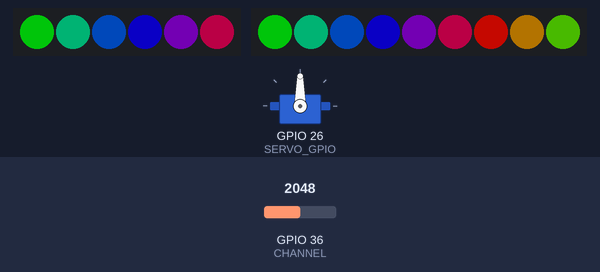
Bench run of a program on a simulated ESP32. Shown: servo, 6 RGB LEDs in strip order, left to right, 9 RGB LEDs in strip order, left to right. The test bench sets the inputs (shaded band); at power-on: GPIO 36 (CHANNEL) = 2048. Dim RGB values are drawn brighter than linear; what the program prints to the serial monitor is not drawn.

Above: at 1.2 s.
1.3 s: GPIO 36 (CHANNEL) set to 2961
3.9 s: GPIO 36 (CHANNEL) set to 3050
At 4.05 s:
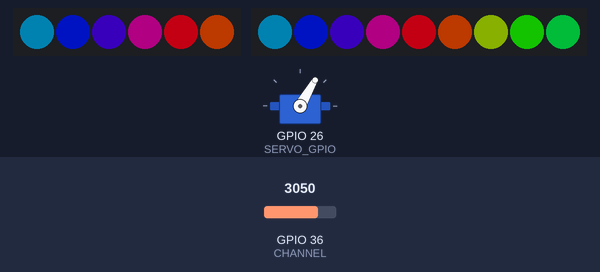
6.3 s: GPIO 36 (CHANNEL) set to 0
At 7.36 s:
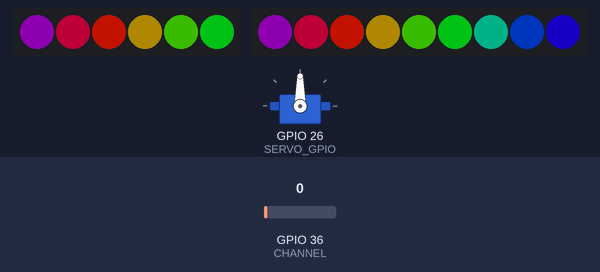
18.3 s: GPIO 36 (CHANNEL) set to 3040
At 18.46 s:
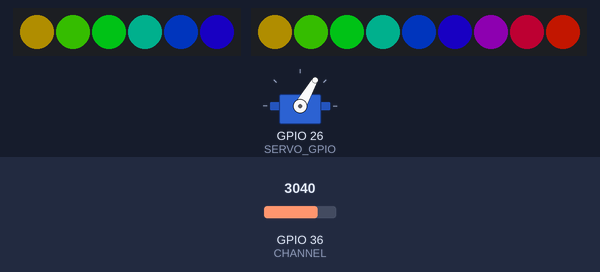
Timing chart, 0 to 27.3 s (numbered marks = the images above; inputs shaded):
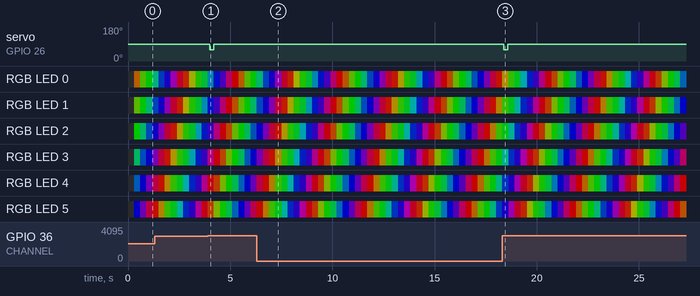

Measured:
- the behaviour switches between 2999 and 3000 on GPIO 36 (CHANNEL) (found by bisection; images 0 and 1)
- after the input at 3.9 s, servo on GPIO 26 (SERVO_GPIO): 90° → 60° after 0.10 s, → 90° 0.20 s later
- after the input at 18.3 s, servo on GPIO 26 (SERVO_GPIO): 90° → 60° after 0.09 s, → 90° 0.20 s later

The program:

main.cpp
```cpp
#include <Arduino.h>
#include <ESP32Servo.h>
#include "Animation.h"
#include "AnimationRainbow.h"

// UNICORN
#define CHANNEL 36
#define THRESHOLD 3000  // 3025

#define SERVO_REST_POSITION 90
#define SERVO_PUSH_POSITION 60
#define SERVO_GPIO 26

#define EVENT_LOOP_TICK_INTERVALL (1*1000) // timer is set to 10ms (base is in microseconds)
#define SERVO_PUSH_CNT  200
#define SERVO_REST_CNT  200
#define JUMP_DELAY      90

#define DEBUG_CNT       500


Servo servo1;
int adcValue;
int servoPushCnt;
int servoRestCnt;
int jumpDelay;

int debugCnt;
int animCnt;

/*
 * TIMER SETUP
 */
volatile int eventLoopTimerInterruptCounter;

hw_timer_t * eventLoopTimer = NULL;
portMUX_TYPE eventLoopTimerMux = portMUX_INITIALIZER_UNLOCKED;

void IRAM_ATTR onEventLoopTimer() {
  portENTER_CRITICAL_ISR(&eventLoopTimerMux);
  eventLoopTimerInterruptCounter++;         // record that an interrupt was fired
  portEXIT_CRITICAL_ISR(&eventLoopTimerMux);
}

/*
 * NEO PIXEL SETUP
 */
NeoPixelBrightnessBus<NeoGrbFeature, NeoEsp32Rmt0800KbpsMethod> body_pixels(BODY_LED_NUM, BODY_LED_PIN);
NeoPixelBrightnessBus<NeoGrbFeature, NeoEsp32Rmt1800KbpsMethod> tail_pixels(TAIL_LED_NUM, TAIL_LED_PIN);
AnimationRainbow* rainbow = new AnimationRainbow(&body_pixels,&tail_pixels);

void setup() {
  Serial.begin(115200);
  Serial.println("start.");

  // initialize the servo
  servo1.attach(SERVO_GPIO);
  servo1.write(SERVO_REST_POSITION);

  // setup and start event loop timer
  eventLoopTimer = timerBegin(0, 80, true);
  timerAttachInterrupt(eventLoopTimer, &onEventLoopTimer, true);
  timerAlarmWrite(eventLoopTimer, EVENT_LOOP_TICK_INTERVALL, true);
  timerAlarmEnable(eventLoopTimer);

  // reset all counter variables
  servoPushCnt = -1;
  servoRestCnt = -1;
  jumpDelay = -1;
  debugCnt = DEBUG_CNT;
  animCnt = ANIMATION_TICK_INTERVALL / EVENT_LOOP_TICK_INTERVALL;

  // OPTIONAL STUFF - just for the bling bling
  // prepare the neopixels of the unicorn
  tail_pixels.Begin();
  body_pixels.Begin();
  tail_pixels.SetBrightness(LED_BRIGHTNESS);
  body_pixels.SetBrightness(LED_BRIGHTNESS);
}


void loop() {

    if (eventLoopTimerInterruptCounter > 0) {                // did we get a timer interrupt?

      portENTER_CRITICAL(&eventLoopTimerMux);                // decrease the timer interrupt counter (synchronized via mutex)
      eventLoopTimerInterruptCounter--;
      portEXIT_CRITICAL(&eventLoopTimerMux);

      adcValue = analogRead(CHANNEL);
      if (adcValue < THRESHOLD) {               // check for an obstacle (i.e., there was something other then white on the screen)
        jumpDelay = JUMP_DELAY;                 // start the delay between detecting the obstacle and initiating the jump
        Serial.print(".");
      }

      /*
       * Check the counter values
       */

      // optional part - make the unicorn shine
      if (animCnt > 0) {
        animCnt--;
        if (animCnt == 0) {
          animCnt = ANIMATION_TICK_INTERVALL / EVENT_LOOP_TICK_INTERVALL;
          rainbow->advance();
        }
      }

      if (servoPushCnt > 0) {
        servoPushCnt--;
        if (servoPushCnt == 0) {
          servoPushCnt--;                       // set servo push cnt to -1 to disable the counter
          servoRestCnt = SERVO_REST_CNT;        // start the servo rest counter
          servo1.write(SERVO_REST_POSITION);    // start the servo movement (should reach its final position after the servo rest counter is zero)
        }
      }

      if (servoRestCnt > 0) {
        servoRestCnt--;
        if (servoRestCnt == 0) {
          servoRestCnt--;                       // set servo rest cnt to -1 to disable the counter
          // nothing to do here. hopefully t-rex jumpt over the obstacle...
        }
      }

      if (jumpDelay > 0) {
        jumpDelay--;
        if (jumpDelay == 0) {
          jumpDelay--;                          // set jump delay to -1 to disable the counter
          servoPushCnt = SERVO_PUSH_CNT;   // start the servo push counter
          servo1.write(SERVO_PUSH_POSITION);    // start the servo movement (should reach its final position after the servo push counter is zero)
        }
      }

      if (debugCnt > 0) {
        debugCnt--;
        if (debugCnt == 0) {
          debugCnt = DEBUG_CNT;
          Serial.print("DEBUG - jmpDelayCnt: ");
          Serial.print(jumpDelay);
          Serial.print(" srvPushCnt: ");
          Serial.print(servoPushCnt);
          Serial.print(" srvRestCnt: ");
          Serial.print(servoRestCnt);
          Serial.print(" ### advValue: ");
          Serial.println(adcValue);
        }
      }
    }
}
```
